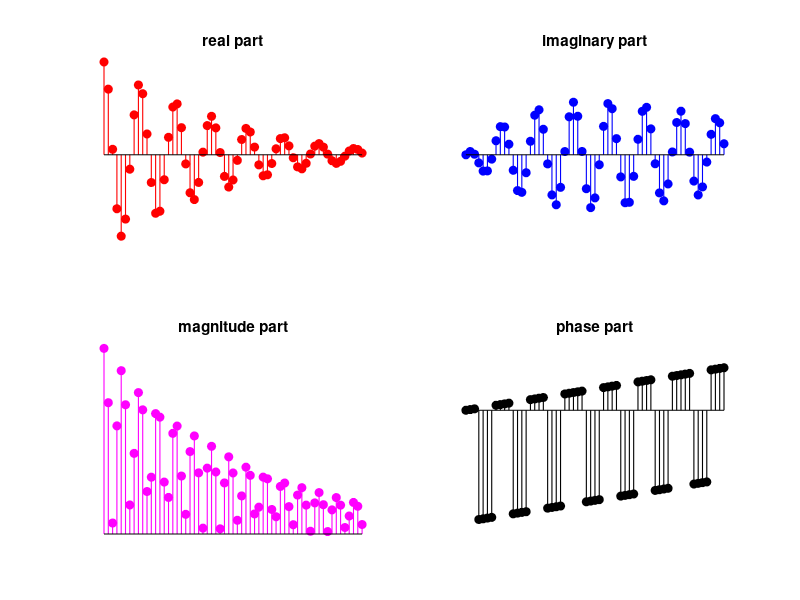

MATLAB code to generate this figure:


%%% %  Program V1_9

%%% Generation and Display of Discrete Time Modulated Complex Exponential Signals
%%% Developed by Dr. M. Venu Gopala Rao, 
%%% Email: mvgr03@kluniversity.in,  mvgr03@gmail.com

clear all; close all; clc;

n = [0:1:60]; 
alpha = -0.03+0.02j;
x = exp(alpha*n).*cos(2*pi*0.12*n) ;

subplot(2,2,1); stem(n,real(x),'r','fill', 'LineWidth', 0.8);
% hold on; plot(n, real(x),'--b');
xlabel('Time index n---->');ylabel('Amplitude');
title('real part'); axis off; %grid on;

subplot(2,2,2); stem(n,imag(x),'b','fill', 'LineWidth', 0.8);
xlabel('Time index n---->');ylabel('Amplitude');
title('imaginary part'); axis off; %grid on;

subplot(2,2,3); stem(n,abs(x),'m','fill', 'LineWidth', 0.8);
xlabel('Time index n---->');ylabel('Amplitude');
title('magnitude part'); axis off; %grid on;

subplot(2,2,4); stem(n,(180/pi)*angle(x),'k','fill', 'LineWidth', 0.8);
xlabel('Time index n---->');ylabel('Degrees');
title('phase part'); axis off; %grid on;